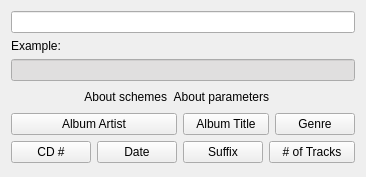
<?xml version="1.0" encoding="UTF-8"?>
<ui version="4.0">
 <class>SimplePatternWizardWidgetUI</class>
 <widget class="QWidget" name="SimplePatternWizardWidgetUI">
  <property name="geometry">
   <rect>
    <x>0</x>
    <y>0</y>
    <width>323</width>
    <height>177</height>
   </rect>
  </property>
  <layout class="QGridLayout" name="gridLayout">
   <item row="0" column="0" colspan="5">
    <widget class="KLineEdit" name="klineedit_pattern"/>
   </item>
   <item row="1" column="0">
    <widget class="QLabel" name="label_album_example">
     <property name="maximumSize">
      <size>
       <width>16777215</width>
       <height>21</height>
      </size>
     </property>
     <property name="text">
      <string>Example:</string>
     </property>
     <property name="buddy">
      <cstring>klineedit_example</cstring>
     </property>
    </widget>
   </item>
   <item row="2" column="0" colspan="5">
    <widget class="KLineEdit" name="klineedit_example">
     <property name="enabled">
      <bool>true</bool>
     </property>
     <property name="palette">
      <palette>
       <active>
        <colorrole role="Base">
         <brush brushstyle="SolidPattern">
          <color alpha="255">
           <red>224</red>
           <green>223</green>
           <blue>223</blue>
          </color>
         </brush>
        </colorrole>
        <colorrole role="Highlight">
         <brush brushstyle="SolidPattern">
          <color alpha="255">
           <red>65</red>
           <green>139</green>
           <blue>212</blue>
          </color>
         </brush>
        </colorrole>
        <colorrole role="HighlightedText">
         <brush brushstyle="SolidPattern">
          <color alpha="255">
           <red>255</red>
           <green>255</green>
           <blue>255</blue>
          </color>
         </brush>
        </colorrole>
       </active>
       <inactive>
        <colorrole role="Base">
         <brush brushstyle="SolidPattern">
          <color alpha="255">
           <red>224</red>
           <green>223</green>
           <blue>223</blue>
          </color>
         </brush>
        </colorrole>
        <colorrole role="Highlight">
         <brush brushstyle="SolidPattern">
          <color alpha="255">
           <red>65</red>
           <green>139</green>
           <blue>212</blue>
          </color>
         </brush>
        </colorrole>
        <colorrole role="HighlightedText">
         <brush brushstyle="SolidPattern">
          <color alpha="255">
           <red>255</red>
           <green>255</green>
           <blue>255</blue>
          </color>
         </brush>
        </colorrole>
       </inactive>
       <disabled>
        <colorrole role="Base">
         <brush brushstyle="SolidPattern">
          <color alpha="255">
           <red>244</red>
           <green>244</green>
           <blue>244</blue>
          </color>
         </brush>
        </colorrole>
        <colorrole role="Highlight">
         <brush brushstyle="SolidPattern">
          <color alpha="255">
           <red>65</red>
           <green>139</green>
           <blue>212</blue>
          </color>
         </brush>
        </colorrole>
        <colorrole role="HighlightedText">
         <brush brushstyle="SolidPattern">
          <color alpha="255">
           <red>255</red>
           <green>255</green>
           <blue>255</blue>
          </color>
         </brush>
        </colorrole>
       </disabled>
      </palette>
     </property>
     <property name="readOnly">
      <bool>true</bool>
     </property>
    </widget>
   </item>
   <item row="3" column="0" colspan="4">
    <layout class="QHBoxLayout" name="horizontalLayout">
     <item>
      <spacer name="horizontalSpacer">
       <property name="orientation">
        <enum>Qt::Horizontal</enum>
       </property>
       <property name="sizeHint" stdset="0">
        <size>
         <width>40</width>
         <height>20</height>
        </size>
       </property>
      </spacer>
     </item>
     <item>
      <widget class="KUrlLabel" name="kurllabel_aboutschemes">
       <property name="text">
        <string>About schemes</string>
       </property>
       <property name="alignment">
        <set>Qt::AlignRight|Qt::AlignTrailing|Qt::AlignVCenter</set>
       </property>
      </widget>
     </item>
     <item>
      <widget class="KUrlLabel" name="kurllabel_aboutparameters">
       <property name="text">
        <string>About parameters</string>
       </property>
       <property name="alignment">
        <set>Qt::AlignRight|Qt::AlignTrailing|Qt::AlignVCenter</set>
       </property>
      </widget>
     </item>
    </layout>
   </item>
   <item row="4" column="0" colspan="2">
    <widget class="KPushButton" name="kpushbutton_albumartist">
     <property name="minimumSize">
      <size>
       <width>0</width>
       <height>0</height>
      </size>
     </property>
     <property name="maximumSize">
      <size>
       <width>16777215</width>
       <height>16777215</height>
      </size>
     </property>
     <property name="toolTip">
      <string/>
     </property>
     <property name="text">
      <string>Album Artist</string>
     </property>
    </widget>
   </item>
   <item row="4" column="2" colspan="2">
    <widget class="KPushButton" name="kpushbutton_albumtitle">
     <property name="minimumSize">
      <size>
       <width>0</width>
       <height>0</height>
      </size>
     </property>
     <property name="maximumSize">
      <size>
       <width>16777215</width>
       <height>16777215</height>
      </size>
     </property>
     <property name="toolTip">
      <string/>
     </property>
     <property name="text">
      <string>Album Title</string>
     </property>
    </widget>
   </item>
   <item row="4" column="4">
    <widget class="KPushButton" name="kpushbutton_genre">
     <property name="toolTip">
      <string/>
     </property>
     <property name="text">
      <string>Genre</string>
     </property>
    </widget>
   </item>
   <item row="5" column="0">
    <widget class="KPushButton" name="kpushbutton_cdno">
     <property name="toolTip">
      <string/>
     </property>
     <property name="text">
      <string>CD #</string>
     </property>
    </widget>
   </item>
   <item row="5" column="1">
    <widget class="KPushButton" name="kpushbutton_date">
     <property name="toolTip">
      <string/>
     </property>
     <property name="text">
      <string>Date</string>
     </property>
    </widget>
   </item>
   <item row="5" column="2">
    <widget class="KPushButton" name="kpushbutton_suffix">
     <property name="text">
      <string>Suffix</string>
     </property>
    </widget>
   </item>
   <item row="5" column="3" colspan="2">
    <widget class="KPushButton" name="kpushbutton_nooftracks">
     <property name="text">
      <string># of Tracks</string>
     </property>
    </widget>
   </item>
   <item row="6" column="1">
    <spacer name="verticalSpacer">
     <property name="orientation">
      <enum>Qt::Vertical</enum>
     </property>
     <property name="sizeHint" stdset="0">
      <size>
       <width>20</width>
       <height>14</height>
      </size>
     </property>
    </spacer>
   </item>
  </layout>
 </widget>
 <customwidgets>
  <customwidget>
   <class>KPushButton</class>
   <extends>QPushButton</extends>
   <header>kpushbutton.h</header>
  </customwidget>
  <customwidget>
   <class>KLineEdit</class>
   <extends>QLineEdit</extends>
   <header>klineedit.h</header>
  </customwidget>
  <customwidget>
   <class>KUrlLabel</class>
   <extends>QLabel</extends>
   <header>kurllabel.h</header>
  </customwidget>
 </customwidgets>
 <resources/>
 <connections/>
</ui>
